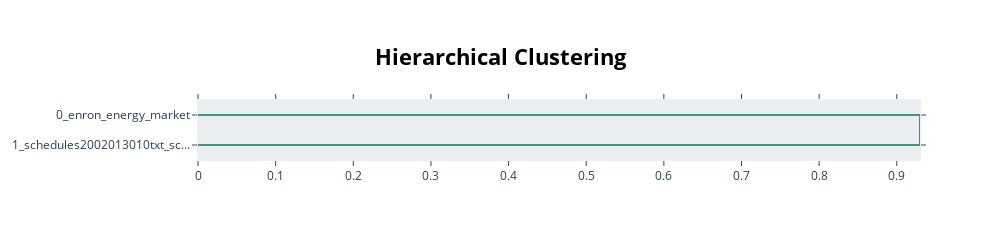

This figure's notebook cell:
### Markdown cell above
#### Get topics and view topic hierarchy (see comments)

### Code cell
# Select subset or all emails in email folder
slice_docs = (None, 1000)
docs = [open(os.path.join(email_folder, filename), encoding='utf-8').read() for 
        filename in os.listdir(email_folder)[slice_docs[0]:slice_docs[1]]]

# Document representations to chain and feed into topic model
representations = [
    KeyBERTInspired(), # Should make topics more coherent
    MaximalMarginalRelevance(diversity=0.3), # Makes topics more diverse
]

ctfidf_model = ClassTfidfTransformer(reduce_frequent_words=True)

topic_model = BERTopic(
        representation_model=representations, # Representations (see above)
        ctfidf_model=ctfidf_model,  # Prevents very frequent words in data from being candidate topics
        nr_topics='auto' # Topic reduction. Set number of desired topics, 'auto' for auto-reduction, 
        # or None. Set to None if there aren't enough topic. 
        )
topics, probabilities = topic_model.fit_transform(docs)
hierarchical_topics = topic_model.hierarchical_topics(docs)
topic_model.visualize_hierarchy(hierarchical_topics=hierarchical_topics)

### Figure 1 — Plotly figure (JSON) as saved in the notebook; plotly's stock layout.template omitted (floating-point values rounded to 4 significant figures)
{"data": [{"hoverinfo": "text", "marker": {"color": "rgb(61,153,112)"}, "mode": "lines", "text": ["enron_energy_market_trading_power", "", "", "schedules2002013010txt_schedules2002011918txt_schedules2002020423txt_schedules2002013108txt_schedules2001040801txt"], "type": "scatter", "x": [0, 0.9299, 0.9299, 0], "xaxis": "x", "y": [-5, -5, -15, -15], "yaxis": "y"}, {"hoverinfo": "text", "hovertext": [], "marker": {"color": "black"}, "mode": "markers", "showlegend": false, "type": "scatter", "x": [], "y": []}, {"hoverinfo": "text", "hovertext": [], "marker": {"color": "black"}, "mode": "markers", "showlegend": false, "type": "scatter", "x": [], "y": []}], "layout": {"autosize": false, "height": 230, "hoverlabel": {"bgcolor": "white", "font": {"family": "Rockwell", "size": 16}}, "hovermode": "closest", "plot_bgcolor": "#ECEFF1", "showlegend": false, "title": {"font": {"color": "Black", "size": 22}, "text": "<b>Hierarchical Clustering</b>", "x": 0.5, "xanchor": "center", "yanchor": "top"}, "width": 1000, "xaxis": {"mirror": "allticks", "rangemode": "tozero", "showgrid": false, "showline": true, "showticklabels": true, "ticks": "outside", "type": "linear", "zeroline": false}, "yaxis": {"mirror": "allticks", "range": [-20, 0], "rangemode": "tozero", "showgrid": false, "showline": true, "showticklabels": true, "tickmode": "array", "ticks": "outside", "ticktext": ["0_enron_energy_market", "1_schedules2002013010txt_sc..."], "tickvals": [-5, -15], "type": "linear", "zeroline": false}}}
